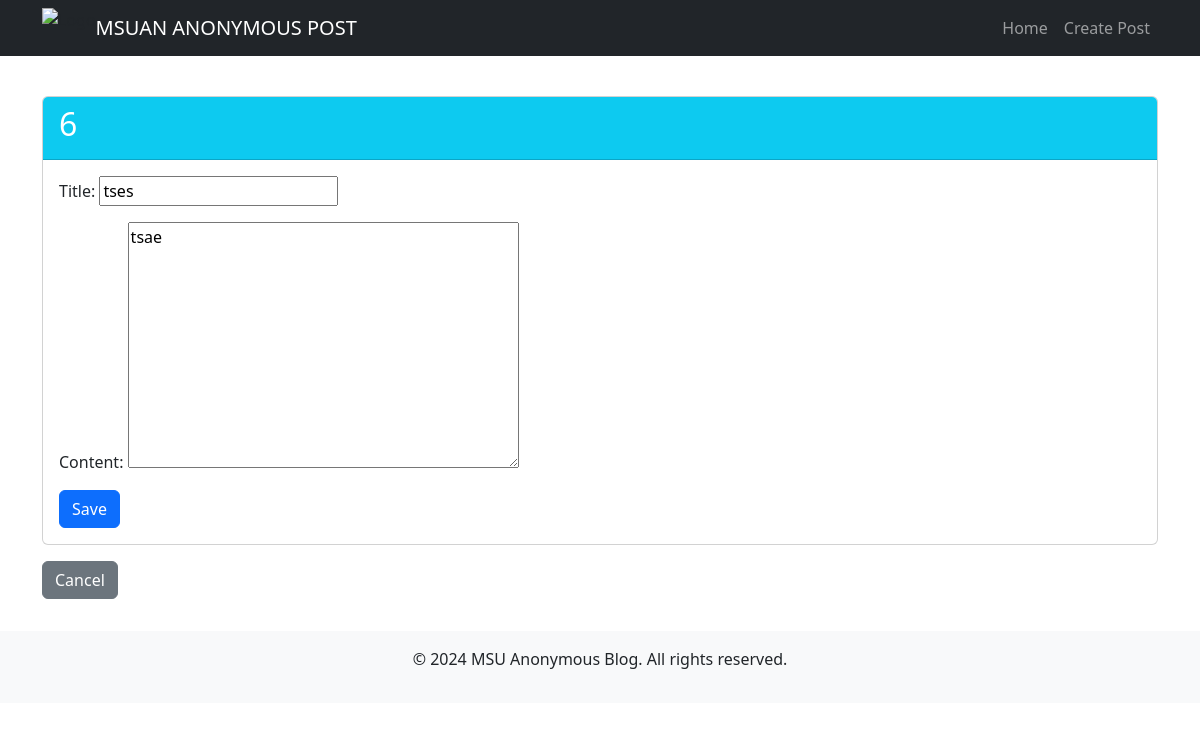
Screenshot of /post/6/edit/ with the database file from the repository.
### blog/models.py (models this page shows, shortened)
class Post(models.Model):
    title = models.CharField(max_length=200)
    content = models.TextField()
    created_at = models.DateTimeField(auto_now_add=True)
    updated_at = models.DateTimeField(auto_now=True)

### blog/views.py (the view)
# urls.py: path('post/<int:pk>/edit/', post_edit, name='post_edit'),
def post_edit(request, pk):
    post = get_object_or_404(Post, pk=pk)
    if request.method == 'POST':
        form = PostForm(request.POST, instance=post)
        if form.is_valid():
            form.save()
            return redirect('post_detail', pk=post.pk)
    else:
        form = PostForm(instance=post)
    return render(request, 'blog/post_form.html', {'form': form})

### blog/forms.py
class PostForm(forms.ModelForm):
    class Meta:
        model = Post
        fields = ['title', 'content']

### blog/templates/blog/post_form.html (shortened to what this page needs)
{% extends 'blog/base.html' %}
{% block content %}
<div class="card mt-4">
    <div class="card-header bg-info text-white">
        <h2>{{ form.instance.pk|default:"Create New Post" }}</h2>
    </div>
    <div class="card-body">
        <form method="POST">
            {{ form.as_p }}
            <button type="submit" class="btn btn-primary">Save</button>
        </form>
    </div>
</div>
<a href="{% url 'post_list' %}" class="btn btn-secondary mt-3">Cancel</a>
{% endblock %}

### blog/templates/blog/base.html (style rules this page uses)
body { padding-top: 4.5rem; }

### rows the page displays
Post: instance.pk "6", title "tses", content "tsae"
